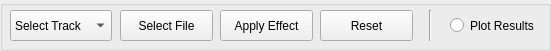
    <widget class="QGroupBox" name="groupBox_6">
     <property name="geometry">
      <rect>
       <x>10</x>
       <y>620</y>
       <width>551</width>
       <height>51</height>
      </rect>
     </property>
     <property name="title">
      <string/>
     </property>
     <widget class="QComboBox" name="comboBox_tracks">
      <property name="geometry">
       <rect>
        <x>10</x>
        <y>10</y>
        <width>102</width>
        <height>31</height>
       </rect>
      </property>
      <property name="toolTip">
       <string>&lt;html&gt;&lt;head/&gt;&lt;body&gt;&lt;p&gt;The effect can be applied to one track at a time.&lt;/p&gt;&lt;/body&gt;&lt;/html&gt;</string>
      </property>
      <property name="currentText">
       <string>Select Track</string>
      </property>
      <property name="currentIndex">
       <number>0</number>
      </property>
      <item>
       <property name="text">
        <string>Select Track</string>
       </property>
      </item>
      <item>
       <property name="text">
        <string>Track 1</string>
       </property>
      </item>
      <item>
       <property name="text">
        <string>Track 2</string>
       </property>
      </item>
      <item>
       <property name="text">
        <string>Track 3</string>
       </property>
      </item>
      <item>
       <property name="text">
        <string>All Tracks</string>
       </property>
      </item>
     </widget>
     <widget class="QPushButton" name="pushButton_apply_effects">
      <property name="geometry">
       <rect>
        <x>220</x>
        <y>10</y>
        <width>93</width>
        <height>31</height>
       </rect>
      </property>
      <property name="text">
       <string>Apply Effect</string>
      </property>
     </widget>
     <widget class="QPushButton" name="pushButton_select_file">
      <property name="enabled">
       <bool>true</bool>
      </property>
      <property name="geometry">
       <rect>
        <x>120</x>
        <y>10</y>
        <width>93</width>
        <height>31</height>
       </rect>
      </property>
      <property name="toolTip">
       <string>&lt;html&gt;&lt;head/&gt;&lt;body&gt;&lt;p&gt;Only 44100Hz audio files are supported. Multichannel samples are converted to mono.&lt;/p&gt;&lt;/body&gt;&lt;/html&gt;</string>
      </property>
      <property name="text">
       <string>Select File</string>
      </property>
     </widget>
     <widget class="QPushButton" name="pushButton_reset">
      <property name="geometry">
       <rect>
        <x>320</x>
        <y>10</y>
        <width>93</width>
        <height>31</height>
       </rect>
      </property>
      <property name="toolTip">
       <string>&lt;html&gt;&lt;head/&gt;&lt;body&gt;&lt;p&gt;Effects are always applied to the last processed sample. Resets to the original synthesized sample (no effects).&lt;/p&gt;&lt;/body&gt;&lt;/html&gt;</string>
      </property>
      <property name="text">
       <string>Reset</string>
      </property>
     </widget>
     <widget class="QRadioButton" name="radioButton_plot">
      <property name="geometry">
       <rect>
        <x>450</x>
        <y>10</y>
        <width>91</width>
        <height>31</height>
       </rect>
      </property>
      <property name="toolTip">
       <string>&lt;html&gt;&lt;head/&gt;&lt;body&gt;&lt;p&gt;Plots input, outputa and spectogram. If convolution was used, the effect impulse and frequency reponse are plotted as well. May increase processing time.&lt;/p&gt;&lt;/body&gt;&lt;/html&gt;</string>
      </property>
      <property name="text">
       <string>Plot Results</string>
      </property>
     </widget>
     <widget class="Line" name="line_9">
      <property name="geometry">
       <rect>
        <x>420</x>
        <y>10</y>
        <width>20</width>
        <height>31</height>
       </rect>
      </property>
      <property name="orientation">
       <enum>Qt::Vertical</enum>
      </property>
     </widget>
    </widget>
